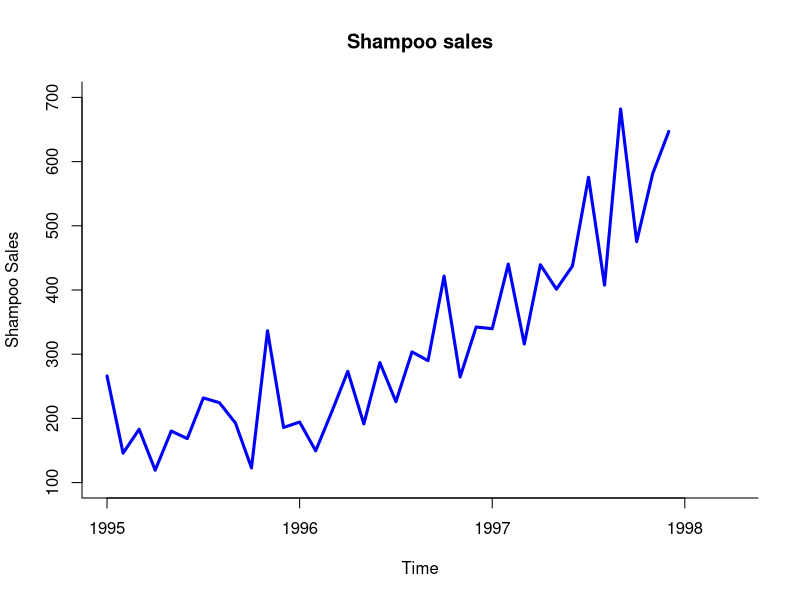
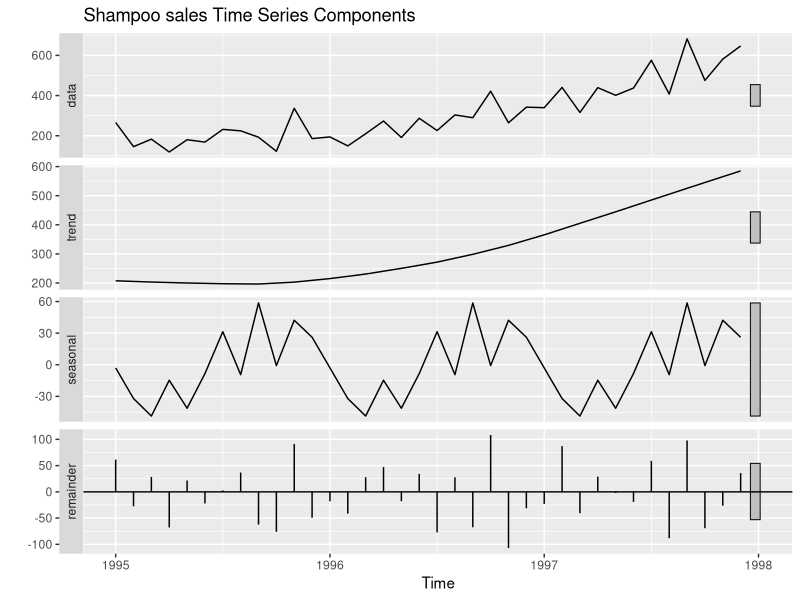
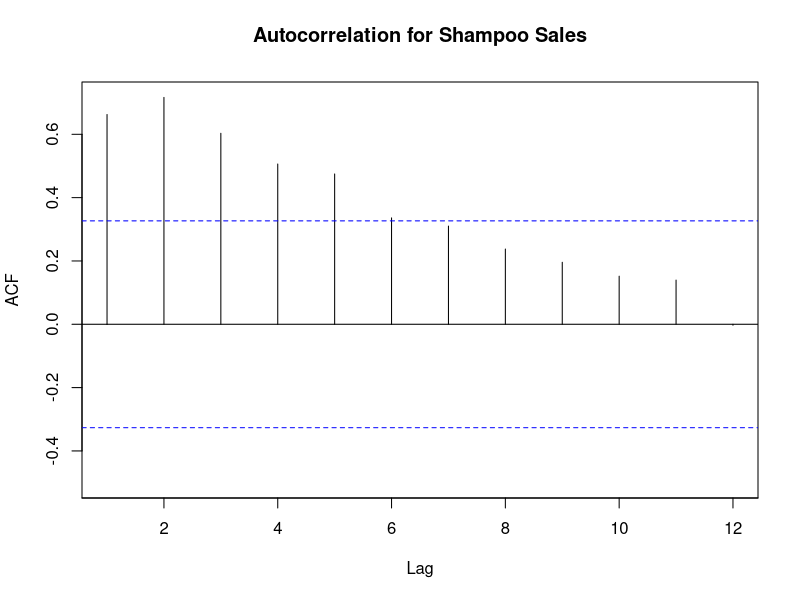
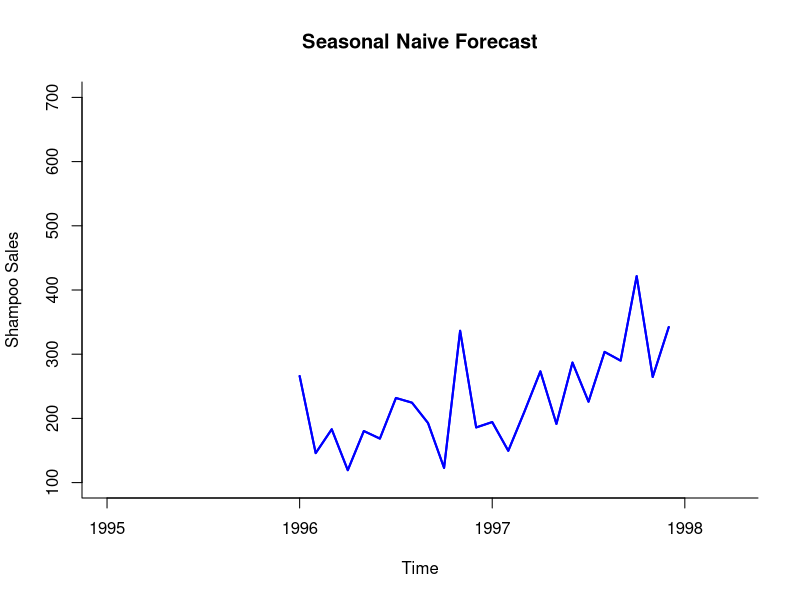
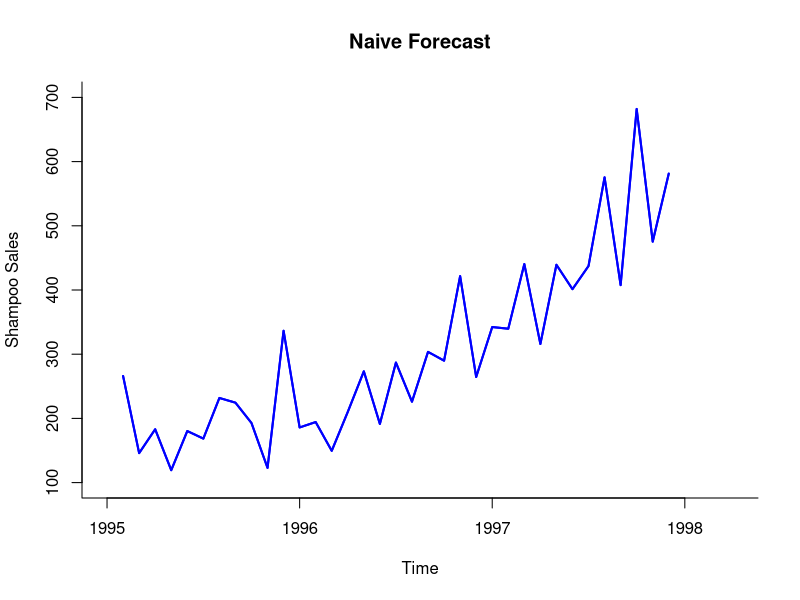
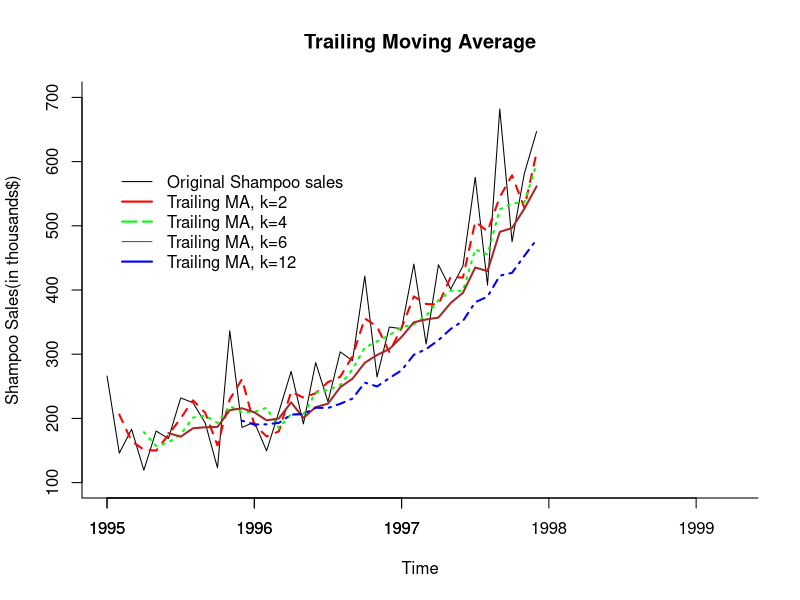
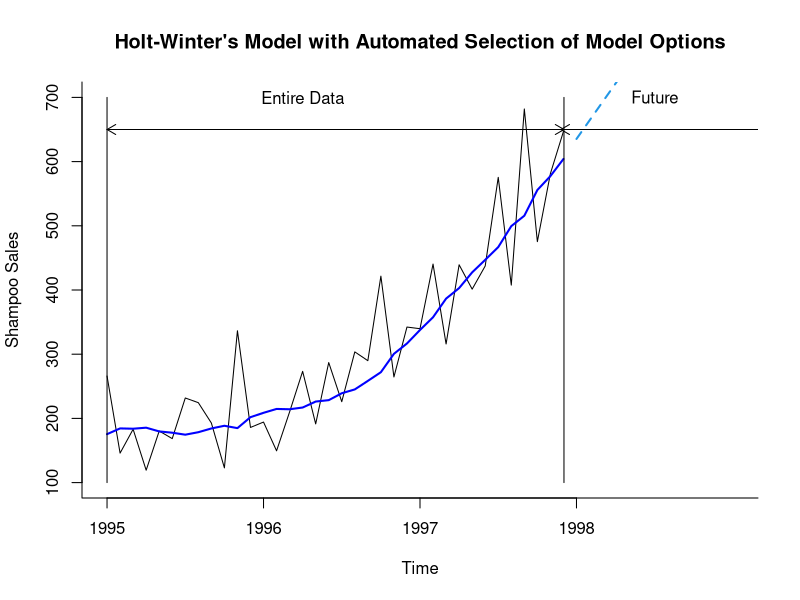
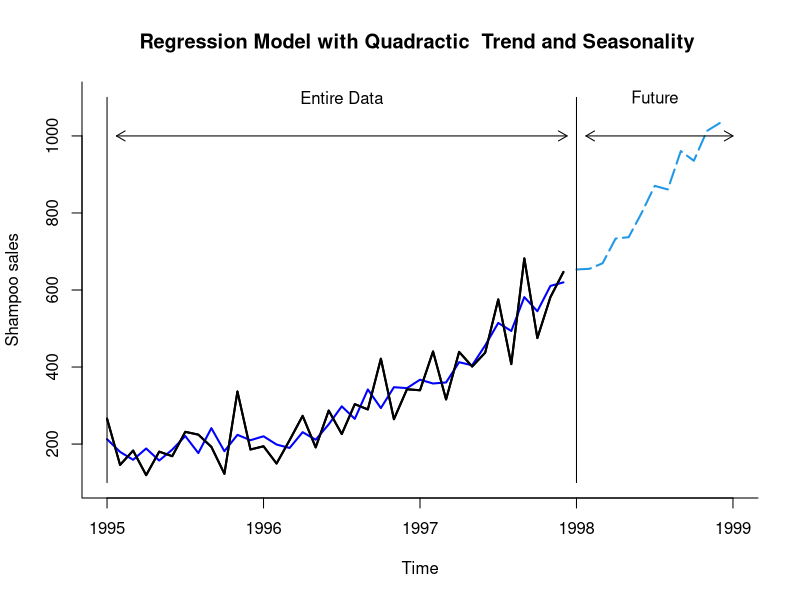

Write R code to recreate these figures, in order.

# USE FORECAST & ZOO LIBRARY
library(forecast)
library(zoo)

#Set working directory for locating files.
#setwd("C:/Users/kishm/OneDrive/Documents/MSBA/BAN 673 - Time Series Analytics")

#Create data frame.
shampoo.data<-read.csv("Shampoo_Sales.csv")

# See the first 6 records of the file and last 6 records of the data set
head(shampoo.data)
tail(shampoo.data)

## USE ts() FUNCTION TO CREATE TIME SERIES DATA SET for ShampooSales.
sales.ts <- ts(shampoo.data$Sales, 
               start = c(1995, 1), end = c(1997, 12), freq = 12)
head(sales.ts)

## Use plot() to plot time series data  
plot(sales.ts, 
     xlab = "Time", ylab = "Shampoo Sales", 
     ylim = c(100, 700), bty = "l",
     xaxt = "n", xlim = c(1995, 1998.25), main = "Shampoo sales", lwd = 3, col="blue") 
axis(1, at = seq(1995, 1998.25, 1), labels = format(seq(1995, 1998.25, 1)))


# Use stl() function to plot times series components of the original data. 
sales.stl <- stl(sales.ts, s.window = "periodic")
autoplot(sales.stl, main = "Shampoo sales Time Series Components")

# Use Acf() function to identify autocorrelation and plot autocorrelation
autocor <- Acf(sales.ts, lag.max = 12, main = "Autocorrelation for Shampoo Sales")

# Display autocorrelation coefficients for various lags.
Lag <- round(autocor$lag, 0)
ACF <- round(autocor$acf, 3)
data.frame(Lag, ACF)

#Forecasting Methods
## Data Driven 
## 1 : Seasonal Naive-Basemodel
ShampooSales.snaive.pred <- snaive(sales.ts)
round(accuracy(ShampooSales.snaive.pred$fitted, sales.ts), 3)

# Plot the predictions for seasonal naive forecast.
plot(ShampooSales.snaive.pred$fitted, 
     xlab = "Time", ylab = "Shampoo Sales", 
     ylim = c(100, 700), bty = "l",
     xaxt = "n", xlim = c(1995, 1998.25), main = "Seasonal Naive Forecast", col = "blue", lwd =2) 
axis(1, at = seq(1995, 1998.25, 1), labels = format(seq(1995, 1998.25, 1)))
lines(ShampooSales.snaive.pred$fitted, col = "blue", lwd = 2)

##2: NAIVE FORECASTS
ShampooSales.naive.pred <- naive(sales.ts)
round(accuracy(ShampooSales.naive.pred$fitted, sales.ts), 3)

# Plot the predictions for naive forecast.
plot(ShampooSales.naive.pred$fitted, 
     xlab = "Time", ylab = "Shampoo Sales", 
     ylim = c(100, 700), bty = "l",
     xaxt = "n", xlim = c(1995, 1998.25), main = "Naive Forecast", col = "blue", lwd =2) 
axis(1, at = seq(1995, 1998.25, 1), labels = format(seq(1995, 1998.25, 1)))
lines(ShampooSales.naive.pred$fitted, col = "blue", lwd = 2)

##3 : Moving Average - Trailing
#Create trailing moving average with window (number of periods) k = 2,4,6,12
ma.trailing_2 <- rollmean(sales.ts, k = 2, align = "right")
ma.trailing_4 <- rollmean(sales.ts, k = 4, align = "right")
ma.trailing_6 <- rollmean(sales.ts, k = 6, align = "right")
ma.trailing_12 <- rollmean(sales.ts, k = 12, align = "right")

ma.trail_2 <- c(rep(NA, length(sales.ts) - length(ma.trailing_2)), ma.trailing_2)
ma.trail_4 <- c(rep(NA, length(sales.ts) - length(ma.trailing_4)), ma.trailing_4)
ma.trail_6 <- c(rep(NA, length(sales.ts) - length(ma.trailing_6)), ma.trailing_6)
ma.trail_12 <- c(rep(NA, length(sales.ts) - length(ma.trailing_12)), ma.trailing_12)

ma_trailing_tab <- cbind(sales.ts, ma.trail_2, ma.trail_4, ma.trail_6,ma.trail_12)
ma_trailing_tab

## Create trailing MA forecast for 12 periods into the future.
ma.trailing_2.pred <- forecast(ma.trailing_2, h=12, level = 0)
ma.trailing_2.pred

ma.trailing_4.pred <- forecast(ma.trailing_4, h=12, level = 0)
ma.trailing_4.pred

ma.trailing_6.pred <- forecast(ma.trailing_6, h=12, level = 0)
ma.trailing_6.pred

ma.trailing_12.pred <- forecast(ma.trailing_12, h=12, level = 0)
ma.trailing_12.pred

#Accuarcy comparison
round(accuracy(ma.trail_2, sales.ts), 3) 
round(accuracy(ma.trail_4, sales.ts), 3)
round(accuracy(ma.trail_6, sales.ts), 3)
round(accuracy(ma.trail_12, sales.ts), 3)
round(accuracy(naive(sales.ts)$fitted,sales.ts),3)

## Plot original data and trailing MA

plot(sales.ts, 
     xlab = "Time", ylab = "Shampoo Sales(in thousands$)", ylim = c(100,700), bty = "l",
     xlim = c(1995, 1999.25), main = "Trailing Moving Average") 
axis(1, at = seq(1995, 1997.25, 1), labels = format(seq(1995, 1997.25, 1)))
lines(ma.trailing_2, col = "red", lwd = 2, lty = 2)
lines(ma.trailing_4, col = "green", lwd = 2, lty = 3)
lines(ma.trailing_6, col = "brown", lwd = 2, lty = 1)
lines(ma.trailing_12,col = "blue",  lwd = 2, lty = 4)
legend(1995,600, legend = c("Original Shampoo sales","Trailing MA, k=2","Trailing MA, k=4", 
                            "Trailing MA, k=6","Trailing MA, k=12"), 
       col = c("black","red", "green", "brown","blue"), 
       lty = c(1, 1, 5), lwd =c(1, 2, 2), bty = "n")

##3 : Advanced Exponential Smoothing (Holt-Winter's Model)
hw.ZZZ <- ets(sales.ts, model = "ZZZ")
hw.ZZZ

# Use forecast() function to make predictions using this HW model for
# 12 month into the future.
hw.ZZZ.pred <- forecast(hw.ZZZ, h = 12, level= 0)
hw.ZZZ.pred

# Accuracy comparison with baseline naive models
round(accuracy(hw.ZZZ.pred$fitted, sales.ts), 3)
round(accuracy((naive(sales.ts))$fitted, sales.ts), 3)
round(accuracy((snaive(sales.ts))$fitted, sales.ts), 3)

# Plot HW predictions for original data, optimal smoothing parameters.
plot(hw.ZZZ.pred, 
     xlab = "Time", ylab = "Shampoo Sales", ylim = c(100, 700), bty = "l",
     xaxt = "n", xlim = c(1995,1999), 
     main = "Holt-Winter's Model with Automated Selection of Model Options", flty = 2) 
axis(1, at = seq(1995, 1998, 1), labels = format(seq(1995, 1998, 1)))
lines(hw.ZZZ.pred$fitted, col = "blue", lwd = 2)

# plot on the chart vertical lines and horizontal arrows
lines(c(1995, 1995), c(100, 700))
lines(c(1997.92,1997.92), c(100, 700))
text(1996.25,700, "Entire Data")
text(1998.5,700, "Future")
arrows(1995, 650, 1997.92, 650, code = 3, length = 0.1,
       lwd = 1, angle = 30)
arrows(1997.90, 650, 2000, 650, code = 3, length = 0.1,
       lwd = 1, angle = 30)

##4 Regression Based Models 
## 4

#i Regression model with linear trend
Reg.lin <- tslm(sales.ts ~ trend)
summary(Reg.lin)

Reg.lin.pred <- forecast(Reg.lin, h = 12, level = 0)
Reg.lin.pred

#iiRegression model with quadratic trend
Reg.quad <- tslm(sales.ts ~ trend + I(trend^2))
summary(Reg.quad)

Reg.quad.pred <- forecast(Reg.quad, h = 12, level = 0)
Reg.quad.pred

#iii.	Regression model with seasonality 
Reg.sea <- tslm(sales.ts ~ season)
summary(Reg.sea)

Reg.sea.pred <- forecast(Reg.sea, h = 12, level = 0)
Reg.sea.pred


#iv.Regression model with linear trend and seasonality
Reg.lintrend.sea <- tslm(sales.ts ~ trend + season)
summary(Reg.lintrend.sea)

Reg.lintrend.sea.pred <- forecast(Reg.lintrend.sea, h = 12, level = 0)
Reg.lintrend.sea.pred


#v.Regression model with quadratic trend and seasonality
Reg.quadtrend.sea<- tslm(sales.ts ~ trend + I(trend^2) + season)
summary(Reg.quadtrend.sea)

Reg.quadtrend.sea.pred <- forecast(Reg.quadtrend.sea, h = 12, level = 0)
Reg.quadtrend.sea.pred


#Comparison

#Regression Model with Linear Trend
round(accuracy(Reg.lin.pred$fitted, sales.ts), 3)

#Regression Model with Quadratic Trend
round(accuracy(Reg.quad.pred$fitted, sales.ts), 3)

#Regression Model with Seasonality
round(accuracy(Reg.sea.pred$fitted, sales.ts), 3)

#Regression Model with Linear Trend and Seasonality
round(accuracy(Reg.lintrend.sea.pred$fitted, sales.ts), 3)

#Regression Model with Quadratic Trend and Seasonality
round(accuracy(Reg.quadtrend.sea.pred$fitted,sales.ts), 3)

#The lowest Mape and rmse is quadratic trend and seaonality
plot(Reg.quadtrend.sea.pred, 
     xlab = "Time", ylab = "Shampoo sales", ylim = c(100, 1100), bty = "l",
     xaxt = "n", xlim = c(1995, 1999), 
     main = "Regression Model with Quadractic  Trend and Seasonality ", lwd = 2, flty = 5) 
axis(1, at = seq(1995, 1999, 1), labels = format(seq(1995, 1999, 1)))
lines(Reg.quadtrend.sea.pred$fitted, col = "blue", lwd = 2)
lines(sales.ts, col = "black", lwd = 2, lty = 1)


lines(c(1995, 1995), c(100, 1100))
lines(c(1998, 1998), c(100, 1100))
text(1996.5, 1100, "Entire Data")
text(1998.5, 1100, "Future")
arrows(1995.06, 1000, 1997.94, 1000, code = 3, length = 0.1,
       lwd = 1, angle = 30)
arrows(1998.06, 1000, 1999, 1000, code = 3, length = 0.1,
       lwd = 1, angle = 30)

# ACF of Regession Residual 
Acf(Reg.quadtrend.sea$residuals, lag.max = 12, 
    main = "Autocorrelation for Shamppo Sales Regression Residuals")
# Two-Level Model's Forecast: 
# Regression with Quadratic Trend and Seasonality + MA Trailing (window width of 2)
# Regression model with quadratic trend and seasonality
summary(Reg.quadtrend.sea) # from the previous part 
# Forecast in 1998 
Reg.quadtrend.sea.pred

# Identify regression residuals
Reg.quadtrend.sea.res <- Reg.quadtrend.sea$residuals
Reg.quadtrend.sea.res

# apply a trailing MA (window width of 2) for these residuals using the rollmean() function
MA.trailing.res_2 <- rollmean(Reg.quadtrend.sea.res, k = 2, align = "right")
MA.trailing.res_2
# and forecast sales in 1998 
MA.trailing.res_2.pred <- forecast(MA.trailing.res_2, h = 12, level = 0)
MA.trailing.res_2.pred

# Combine the regression and trailing MA residuals’ forecast for 1998.
reg.combine.forecast<- Reg.quadtrend.sea.pred$mean + MA.trailing.res_2.pred$mean
reg.combine.forecast

# Create a table that contains regression forecast, trailing MA forecast for residuals, 
# and total (combined) forecast for sales in 1998 

table.Reg.MA.forecast <- data.frame('Regression'=Reg.quadtrend.sea.pred$mean , 
                                    'Trailing MA of Residuals'=MA.trailing.res_2.pred$mean, 
                                    'Total Forecast'=reg.combine.forecast)
table.Reg.MA.forecast



#Plot Two-Level Forecast: Regression with Quadratic Trend and Seasonlity + MA Trailing 
plot(sales.ts, 
     xlab = "Time", ylab = "Shampoo sales", ylim = c(100, 1100), bty = "l",
     xaxt = "n", xlim = c(1995,1999), lwd = 2,
     main = "Two-Level Forecast: Regression with Quadratic Trend and Seasonlity 
     + Trailing MA (window width of 2) for Residuals") 
axis(1, at = seq(1995, 1999, 1), labels = format(seq(1995, 1999, 1)))
lines(Reg.quadtrend.sea$fitted + MA.trailing.res_2, col = "blue", lwd = 2)
lines(reg.combine.forecast, col = "blue", lty = 5, lwd = 2)
legend(1995,1000, legend = c("Historical data of Shampoo Sales", 
                             "Two-Level Forecast for entire data", "Two-Level Forecast for 12 months in 1998"), 
       col = c("black", "blue" , "blue"), 
       lty = c(1, 1, 5), lwd =c(2, 2, 2), bty = "n")

lines(c(1995, 1995), c(100, 1100))
lines(c(1998, 1998), c(100, 1100))
text(1996.5, 1100, "Entire Data")
text(1998.5, 1100, "Future")
arrows(1995.06, 1000, 1997.94, 1000, code = 3, length = 0.1,
       lwd = 1, angle = 30)
arrows(1998.06, 1000, 1999, 1000, code = 3, length = 0.1,
       lwd = 1, angle = 30)


# Two-Level Model's Forecast: 
# REGRESSION MODEL WITH QUADRATIC TREND AND SEASONALITY + AR FOR RESIDUALS 

# Regression with Quadratic Trend and Seasonlity + AR(1) for residuals
# Regression model with quadratic trend and seasonality
summary(Reg.quadtrend.sea) # from the previous part 
# Forecast in 1998 
Reg.quadtrend.sea.pred

# Use Arima() function to fit AR(1) model for regression residuals.
# The ARIMA model order of order = c(1,0,0) gives an AR(1) model.
# Use forecast() function to make prediction of residuals into the next 12 months .
residual.AR1 <- Arima(Reg.quadtrend.sea$residuals, order = c(1,0,0))
residual.AR1.pred <- forecast(residual.AR1, h = 12, level = 0)
# Use summary() to identify parameters of AR(1) model.
summary(residual.AR1)
# Use Acf() function to identify autocorrealtion for the residual of residuals 
# and plot autocorrelation for different lags 
Acf(residual.AR1$residuals, lag.max = 12, 
    main = "Autocorrelation for Shampoo Sales Residuals of Residuals for Entire Data Set
    AR(1)")
# Identify forecast for the next 12 periods as sum of quadratic trend and seasonal model
# and AR(1) model for residuals.
Reg.quadtrend.sea.AR1.pred <- Reg.quadtrend.sea.pred$mean + residual.AR1.pred$mean
Reg.quadtrend.sea.AR1.pred
# plot historical data, predictions for historical data, and forecast for next 12 months in 1998 .
plot(sales.ts, 
     xlab = "Time", ylab = "Shampoo Sales ", ylim = c(100, 1100), bty = "l",
     xaxt = "n", xlim = c(1995, 1999), lwd = 2,
     main = "Two-Level Forecast: Regression with Quadratic Trend and Seasonlity
     + AR(1) for Residuals") 
axis(1, at = seq(1995, 1999, 1), labels = format(seq(1995, 1999, 1)))
lines(Reg.quadtrend.sea$fitted + residual.AR1$fitted, col = "blue", lwd = 2)
lines(Reg.quadtrend.sea.AR1.pred, col = "blue", lty = 5, lwd = 2)
legend(1995,1000, legend = c("Historical data of Shampoo Sales", 
                             "Two-Level Forecast for entire data", "Two-Level Forecast for 12 months in 1998"), 
       col = c("black", "blue" , "blue"), 
       lty = c(1, 1, 5), lwd =c(2, 2, 2), bty = "n")

lines(c(1995, 1995), c(100, 1100))
lines(c(1998, 1998), c(100, 1100))
text(1996.5, 1100, "Entire Data")
text(1998.5, 1100, "Future")
arrows(1995.06, 1000, 1997.94, 1000, code = 3, length = 0.1,
       lwd = 1, angle = 30)
arrows(1998.06, 1000, 1999, 1000, code = 3, length = 0.1,
       lwd = 1, angle = 30)

# Regression with Quadratic Trend and Seasonlity + AR(2) for residuals

# Use Arima() function to fit AR(2) model for regression residuals.
# The AR model order of order = c(2,0,0) gives an AR(2) model.
# Use forecast() function to make prediction of residuals into the next 12 months .
residual.AR2 <- Arima(Reg.quadtrend.sea$residuals, order = c(2,0,0))
residual.AR2.pred <- forecast(residual.AR2, h = 12, level = 0)
# Use summary() to identify parameters of AR(2) model.
summary(residual.AR2)
# Use Acf() function to identify autocorrealtion for the residual of residuals 
# and plot autocorrelation for different lags 
Acf(residual.AR2$residuals, lag.max = 12, 
    main = "Autocorrelation for Shampoo Sales Residuals of Residuals for Entire Data Set
    AR(2)")
# Identify forecast for the next 12 periods as sum of quadratic trend and seasonal model
# and AR(2) model for residuals.
Reg.quadtrend.sea.AR2.pred <- Reg.quadtrend.sea.pred$mean + residual.AR2.pred$mean
Reg.quadtrend.sea.AR2.pred
# plot historical data, predictions for historical data, and forecast for next 12 months in 1998 .
plot(sales.ts, 
     xlab = "Time", ylab = "Shampoo Sales ", ylim = c(100, 1100), bty = "l",
     xaxt = "n", xlim = c(1995, 1999), lwd = 2,
     main = "Two-Level Forecast: Regression with Quadratic Trend and Seasonlity
     + AR(2) for Residuals") 
axis(1, at = seq(1995, 1999, 1), labels = format(seq(1995, 1999, 1)))
lines(Reg.quadtrend.sea$fitted + residual.AR2$fitted, col = "blue", lwd = 2)
lines(Reg.quadtrend.sea.AR2.pred, col = "blue", lty = 5, lwd = 2)
legend(1995,1000, legend = c("Historical data of Shampoo Sales", 
                             "Two-Level Forecast for entire data", "Two-Level Forecast for 12 months in 1998"), 
       col = c("black", "blue" , "blue"), 
       lty = c(1, 1, 5), lwd =c(2, 2, 2), bty = "n")

lines(c(1995, 1995), c(100, 1100))
lines(c(1998, 1998), c(100, 1100))
text(1996.5, 1100, "Entire Data")
text(1998.5, 1100, "Future")
arrows(1995.06, 1000, 1997.94, 1000, code = 3, length = 0.1,
       lwd = 1, angle = 30)
arrows(1998.06, 1000, 1999, 1000, code = 3, length = 0.1,
       lwd = 1, angle = 30)

# Regression with Quadratic Trend and Seasonlity + AR(3) for residuals

# Use Arima() function to fit AR(3) model for regression residuals.
# The AR model order of order = c(3,0,0) gives an AR(3) model.
# Use forecast() function to make prediction of residuals into the next 12 months .
residual.AR3 <- Arima(Reg.quadtrend.sea$residuals, order = c(3,0,0))
residual.AR3.pred <- forecast(residual.AR3, h = 12, level = 0)
# Use summary() to identify parameters of AR(2) model.
summary(residual.AR3)
# Use Acf() function to identify autocorrealtion for the residual of residuals 
# and plot autocorrelation for different lags 
Acf(residual.AR3$residuals, lag.max = 12, 
    main = "Autocorrelation for Shampoo Sales Residuals of Residuals for Entire Data Set
    AR(3)")

# Identify forecast for the next 12 periods as sum of quadratic trend and seasonal model
# and AR(3) model for residuals.
Reg.quadtrend.sea.AR3.pred <- Reg.quadtrend.sea.pred$mean + residual.AR3.pred$mean
Reg.quadtrend.sea.AR3.pred
# plot historical data, predictions for historical data, and forecast for next 12 months in 1998 .
plot(sales.ts, 
     xlab = "Time", ylab = "Shampoo Sales ", ylim = c(100, 1100), bty = "l",
     xaxt = "n", xlim = c(1995, 1999), lwd = 2,
     main = "Two-Level Forecast: Regression with Quadratic Trend and Seasonlity
     + AR(3) for Residuals") 
axis(1, at = seq(1995, 1999, 1), labels = format(seq(1995, 1999, 1)))
lines(Reg.quadtrend.sea$fitted + residual.AR3$fitted, col = "blue", lwd = 2)
lines(Reg.quadtrend.sea.AR3.pred, col = "blue", lty = 5, lwd = 2)
legend(1995,1000, legend = c("Historical data of Shampoo Sales", 
                             "Two-Level Forecast for entire data", "Two-Level Forecast for 12 months in 1998"), 
       col = c("black", "blue" , "blue"), 
       lty = c(1, 1, 5), lwd =c(2, 2, 2), bty = "n")

lines(c(1995, 1995), c(100, 1100))
lines(c(1998, 1998), c(100, 1100))
text(1996.5, 1100, "Entire Data")
text(1998.5, 1100, "Future")
arrows(1995.06, 1000, 1997.94, 1000, code = 3, length = 0.1,
       lwd = 1, angle = 30)
arrows(1998.06, 1000, 1999, 1000, code = 3, length = 0.1,
       lwd = 1, angle = 30)

# Create a data table with quadratic trend and seasonal forecast for next 12 months,
# AR(3)model for residuals for for next 12 months, and combined two-level forecast for
# for next 12 months.
table.Reg.AR3.forecast <- data.frame("Reg.Forecast"= Reg.quadtrend.sea.pred$mean, 
                                    "ARIMA Forecast Residuals "=residual.AR3.pred$mean, 
                                    "Combined.Forecast"=Reg.quadtrend.sea.AR3.pred)
table.Reg.AR3.forecast 

# Accuracy of 4 two-level models: 
#Regression with quadratic trend and seasonality + MA Trailing (window width of 2)
round(accuracy(Reg.quadtrend.sea.pred$fitted+MA.trailing.res_2, sales.ts), 3)
# Regression with quadratic trend and seasonal model + AR(1) model for residuals
round(accuracy(Reg.quadtrend.sea$fitted + residual.AR1$fitted, sales.ts), 3)
# Regression with quadratic trend and seasonal model + AR(2) model for residuals
round(accuracy(Reg.quadtrend.sea$fitted + residual.AR2$fitted, sales.ts), 3)
# Regression with quadratic trend and seasonal model + AR(3) model for residuals
round(accuracy(Reg.quadtrend.sea$fitted + residual.AR3$fitted, sales.ts), 3)



